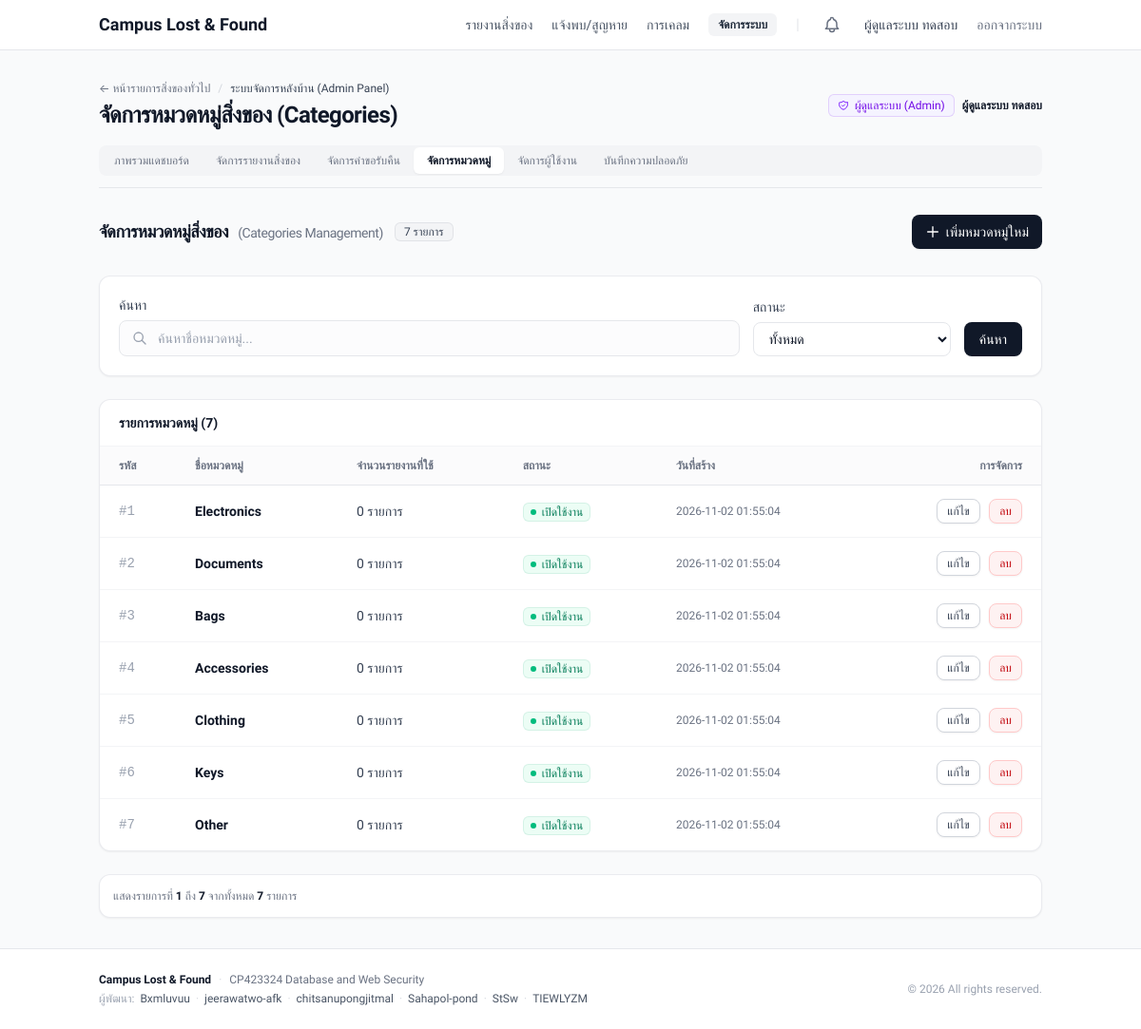
Screenshot of /admin/categories.php (signed in) with the database file from the repository.
### tables this page shows
CREATE TABLE `users` (
    `user_id` BIGINT UNSIGNED AUTO_INCREMENT PRIMARY KEY,
    `student_id` VARCHAR(50) NOT NULL UNIQUE,
    `full_name` VARCHAR(150) NOT NULL,
    `email` VARCHAR(255) NOT NULL UNIQUE,
    `phone` VARCHAR(30) NULL,
    `password_hash` VARCHAR(255) NOT NULL,
    `role` ENUM('student', 'staff', 'admin') NOT NULL DEFAULT 'student',
    `account_status` ENUM('active', 'inactive', 'suspended') NOT NULL DEFAULT 'active',
    `created_at` TIMESTAMP NOT NULL DEFAULT CURRENT_TIMESTAMP,
    `updated_at` TIMESTAMP NOT NULL DEFAULT CURRENT_TIMESTAMP ON UPDATE CURRENT_TIMESTAMP,
    INDEX `idx_users_role` (`role`),
    INDEX `idx_users_account_status` (`account_status`)
);

CREATE TABLE `categories` (
    `category_id` INT UNSIGNED AUTO_INCREMENT PRIMARY KEY,
    `category_name` VARCHAR(100) NOT NULL UNIQUE,
    `is_active` TINYINT(1) NOT NULL DEFAULT 1,
    `created_at` TIMESTAMP NOT NULL DEFAULT CURRENT_TIMESTAMP,
    INDEX `idx_categories_is_active` (`is_active`)
);

### app/helpers/auth.php (called while the page is built, shortened)
<?php
function is_authenticated(): bool
{
    return isset($_SESSION['user_id']) && is_int($_SESSION['user_id']);
}
function get_auth_user(): ?array
{
    return [
        'user_id' => $_SESSION['user_id'],
        'student_id' => $_SESSION['student_id'] ?? '',
        'full_name' => $_SESSION['full_name'] ?? '',
        'email' => $_SESSION['email'] ?? '',
        'role' => $_SESSION['role'] ?? 'student',
    ];
}
function get_auth_user_role(): ?string
{
    return is_authenticated() ? ($_SESSION['role'] ?? 'student') : null;
}
function has_auth_role(string $role): bool
{
    return get_auth_user_role() === $role;
}

### app/helpers/admin_authorization.php (called while the page is built, shortened)
<?php
function require_staff_or_admin_access(): array
{
    $userId = filter_var(
        $_SESSION['user_id'] ?? null,
        FILTER_VALIDATE_INT,
        ['options' => ['min_range' => 1]]
    );
    try {
        $db = get_db_connection();
        $statement = $db->prepare(
            'SELECT user_id, full_name, email, role, account_status FROM users WHERE user_id = ? LIMIT 1'
        );
        $statement->bind_param('i', $userId);
        $statement->execute();
        $user = $statement->get_result()->fetch_assoc();
    } catch (Throwable $error) {
        error_log('Staff/Admin authorization failed: ' . $error->getMessage());
        http_response_code(503);
        exit('Service temporarily unavailable.');
    }
    return [
        'user_id' => (int) $user['user_id'],
        'full_name' => (string) $user['full_name'],
        'email' => (string) $user['email'],
        'role' => (string) $user['role'],
        'account_status' => (string) $user['account_status'],
    ];
}
function require_admin_access(): array
{
    $user = require_staff_or_admin_access();
    return $user;
}

### public/admin/categories.php (the view, shortened to what this page needs)
<?php
require_once APP_PATH . '/helpers/admin_authorization.php';
$admin = require_admin_access();
$connection = get_db_connection();
$where_sql = '';
$where_types = '';
$where_params = [];
$items_per_page = 10;
$current_page = max(1, (int) ($_GET['page'] ?? 1));
$c_stmt = $connection->prepare('SELECT COUNT(*) AS total FROM categories c WHERE 1=1' . $where_sql);
$c_stmt->execute();
$total_items = (int) ($c_stmt->get_result()->fetch_assoc()['total'] ?? 0);
$total_pages = max(1, (int) ceil($total_items / $items_per_page));
$current_page = min($current_page, $total_pages);
$offset = ($current_page - 1) * $items_per_page;
$sql = 'SELECT c.category_id, c.category_name, c.is_active, c.created_at,
               COUNT(r.report_id) AS total_reports
        FROM categories c
        LEFT JOIN item_reports r ON r.category_id = c.category_id
        WHERE 1=1' . $where_sql . '
        GROUP BY c.category_id, c.category_name, c.is_active, c.created_at
        ORDER BY c.category_id ASC
        LIMIT ? OFFSET ?';
$types = $where_types . 'ii';
$params = array_merge($where_params, [$items_per_page, $offset]);
$stmt = $connection->prepare($sql);
$stmt->bind_param($types, ...$params);
$stmt->execute();
$categories = $stmt->get_result()->fetch_all(MYSQLI_ASSOC);
$active_admin_tab = 'categories';
$admin_page_heading = 'จัดการหมวดหมู่สิ่งของ (Categories)';
render_header('จัดการหมวดหมู่สิ่งของ - Campus Lost & Found System');
?>
<div class="space-y-6">
    <?php require APP_PATH . '/views/admin/components/nav.php'; ?>
    <?php
    require APP_PATH . '/views/admin/components/crud_header.php';
    ?>
    <div class="w-full sm:w-52">
        <label class="block text-xs sm:text-sm font-medium text-gray-700 mb-1.5">สถานะ</label>
        <select
            name="status"
            onchange="this.form.submit()"
            class="block w-full rounded-lg border border-gray-200 bg-white px-3 py-2 text-xs sm:text-sm text-gray-900 focus:border-gray-900 focus:outline-none transition"
        >
            <option value="">ทั้งหมด</option>
        </select>
    </div>
    <?php
    require APP_PATH . '/views/admin/components/crud_filter.php';
    ?>
    <div class="overflow-hidden rounded-xl border border-gray-200/80 bg-white shadow-xs">
        <div class="border-b border-gray-100 px-5 py-3.5 flex items-center justify-between">
            <h3 class="text-xs sm:text-sm font-semibold text-gray-900">
                รายการหมวดหมู่ (<?= number_format($total_items) ?>)
            </h3>
        </div>
        <div class="overflow-x-auto">
            <table class="min-w-full divide-y divide-gray-200 text-left text-xs sm:text-sm">
                <thead class="bg-gray-50/70 text-gray-500 font-medium text-xs">
                    <tr>
                        <th class="px-5 py-3 w-20">รหัส</th>
                        <th class="px-5 py-3">ชื่อหมวดหมู่</th>
                        <th class="px-5 py-3">จำนวนรายงานที่ใช้</th>
                        <th class="px-5 py-3">สถานะ</th>
                        <th class="px-5 py-3">วันที่สร้าง</th>
                        <th class="px-5 py-3 text-right">การจัดการ</th>
                    </tr>
                </thead>
                <tbody class="divide-y divide-gray-100">
                    <?php foreach ($categories as $cat): ?>
                        <tr class="transition hover:bg-gray-50/60">
                            <td class="px-5 py-3.5 font-mono text-gray-400 font-medium">#<?= (int) $cat['category_id'] ?></td>
                            <td class="px-5 py-3.5 font-semibold text-gray-900 text-sm">
                                <?= e($cat['category_name']) ?>
                            </td>
                            <td class="px-5 py-3.5">
                                <a href="/admin/reports.php?category_id=<?= (int) $cat['category_id'] ?>" class="font-medium text-gray-700 hover:text-gray-900 transition">
                                    <span><?= (int) $cat['total_reports'] ?></span> รายการ
                                </a>
                            </td>
                            <td class="px-5 py-3.5 whitespace-nowrap">
                                <?php if ((int) $cat['is_active'] === 1): ?>
                                    <span class="inline-flex items-center gap-1.5 rounded-md bg-emerald-50 px-2 py-0.5 text-xs font-medium text-emerald-700 ring-1 ring-inset ring-emerald-600/10">
                                        <span class="h-1.5 w-1.5 rounded-full bg-emerald-500"></span>
                                        เปิดใช้งาน
                                    </span>
                                <?php endif; ?>
                            </td>
                            <td class="px-5 py-3.5 whitespace-nowrap text-gray-500 text-xs"><?= e($cat['created_at']) ?></td>
                            <td class="px-5 py-3.5 text-right whitespace-nowrap space-x-1.5">
                                <button
                                    type="button"
                                    data-id="<?= (int) $cat['category_id'] ?>"
                                    data-name="<?= e($cat['category_name']) ?>"
                                    data-active="<?= (int) $cat['is_active'] ?>"
                                    onclick="editCategoryFromBtn(this)"
                                    class="rounded-lg border border-gray-300 bg-white px-2.5 py-1 text-xs font-medium text-gray-700 hover:bg-gray-50 transition shadow-xs cursor-pointer"
                                    title="แก้ไขข้อมูลหมวดหมู่"
                                >
                                    แก้ไข
                                </button>
                                <button
                                    type="button"
                                    data-id="<?= (int) $cat['category_id'] ?>"
                                    data-name="<?= e($cat['category_name']) ?>"
                                    data-reports="<?= (int) $cat['total_reports'] ?>"
                                    onclick="confirmDeleteCategoryFromBtn(this)"
                                    class="rounded-lg border border-red-200 bg-red-50 px-2.5 py-1 text-xs font-medium text-red-700 hover:bg-red-100 transition shadow-xs cursor-pointer"
                                    title="ลบหมวดหมู่"
                                >
                                    ลบ
                                </button>
                            </td>
                        </tr>
                    <?php endforeach; ?>
                </tbody>
            </table>
        </div>
    </div>
    <?php
    require APP_PATH . '/views/components/pagination.php';
    ?>
</div>

### app/views/components/navbar.php (shortened to what this page needs)
<header class="border-b border-gray-200 bg-white">
    <div class="mx-auto flex max-w-5xl items-center justify-between px-4 py-3">
        <a href="/reports/index.php" class="text-base sm:text-lg font-bold text-gray-900 hover:text-gray-700 transition">
            Campus Lost &amp; Found
        </a>
        <nav class="hidden md:flex md:items-center md:gap-5">
            <a href="/reports/index.php" class="text-xs sm:text-sm font-medium text-gray-600 hover:text-gray-900 transition">รายงานสิ่งของ</a>
            <a href="/reports/create.php" class="text-xs sm:text-sm font-medium text-gray-600 hover:text-gray-900 transition">แจ้งพบ/สูญหาย</a>
            <?php if (is_authenticated()): ?>
                <a href="/claims/index.php" class="text-xs sm:text-sm font-medium text-gray-600 hover:text-gray-900 transition">การเคลม</a>
            <?php endif; ?>
            <?php if (is_authenticated() && (has_auth_role('admin') || has_auth_role('staff'))): ?>
                <a href="/admin/index.php" class="inline-flex items-center gap-1.5 rounded-md bg-gray-100 px-2.5 py-1 text-xs font-semibold text-gray-800 hover:bg-gray-200 transition">
                    จัดการระบบ
                </a>
            <?php endif; ?>
            <span class="text-gray-200">|</span>
            <?php if (is_authenticated()): ?>
                <?php
                    $user = get_auth_user();
                ?>
                <a href="/notifications.php" class="relative inline-flex items-center text-gray-500 hover:text-gray-900 transition p-1" title="การแจ้งเตือน">
                </a>
                <a href="/auth/profile.php" class="text-xs sm:text-sm font-medium text-gray-700 hover:text-gray-900 transition">
                    <?= e($user['full_name']) ?>
                </a>
                <a href="/auth/logout.php" class="text-xs sm:text-sm font-medium text-gray-500 hover:text-rose-600 transition">ออกจากระบบ</a>
            <?php endif; ?>
        </nav>
    </div>
</header>

### app/views/admin/components/nav.php (shortened to what this page needs)
<?php
$current_tab = $active_admin_tab ?? 'dashboard';
$user_role = (string) ($_SESSION['role'] ?? 'guest');
$is_admin = $user_role === 'admin';
$nav_items = [
    'dashboard' => ['label' => 'ภาพรวมแดชบอร์ด', 'url' => '/admin/index.php'],
    'reports' => ['label' => 'จัดการรายงานสิ่งของ', 'url' => '/admin/reports.php'],
    'claims' => ['label' => 'จัดการคำขอรับคืน', 'url' => '/admin/claims.php'],
];
if ($is_admin) {
    $nav_items['categories'] = ['label' => 'จัดการหมวดหมู่', 'url' => '/admin/categories.php'];
    $nav_items['users'] = ['label' => 'จัดการผู้ใช้งาน', 'url' => '/admin/users.php'];
    $nav_items['logs'] = ['label' => 'บันทึกความปลอดภัย', 'url' => '/admin/logs.php'];
}
?>
<div class="border-b border-gray-200 pb-3">
    <div class="flex flex-col gap-3 sm:flex-row sm:items-center sm:justify-between">
        <div>
            <div class="flex items-center gap-2 text-xs text-gray-500">
                <a href="/reports/index.php" class="hover:text-gray-900 transition">&larr; หน้ารายการสิ่งของทั่วไป</a>
                <span class="text-gray-300">/</span>
                <span class="font-medium text-gray-700">
                    <?= $is_admin ? 'ระบบจัดการหลังบ้าน (Admin Panel)' : 'ระบบงานเจ้าหน้าที่ (Staff Operations)' ?>
                </span>
            </div>
            <h1 class="mt-1 text-2xl font-bold tracking-tight text-gray-900">
                <?= e($admin_page_heading ?? ($is_admin ? 'ระบบจัดการหลังบ้าน' : 'ระบบงานเจ้าหน้าที่')) ?>
            </h1>
        </div>
        <div class="flex items-center gap-2 text-xs">
            <?= render_role_badge($is_admin ? 'admin' : 'staff', true, true, 'py-1') ?>
            <span class="font-semibold text-gray-900"><?= e($_SESSION['full_name'] ?? 'ผู้ใช้งาน') ?></span>
        </div>
    </div>
    <div class="mt-4 flex items-center overflow-x-auto rounded-lg bg-gray-100 p-0.5 text-xs font-medium text-gray-600">
        <?php foreach ($nav_items as $key => $item): ?>
            <?php $is_active = $current_tab === $key; ?>
            <a
                href="<?= e($item['url']) ?>"
                class="rounded-md px-3.5 py-1.5 whitespace-nowrap transition <?= $is_active ? 'bg-white text-gray-900 shadow-xs font-semibold' : 'text-gray-500 hover:text-gray-900' ?>"
            >
                <?= e($item['label']) ?>
            </a>
        <?php endforeach; ?>
    </div>
</div>

### rows the page displays
users: full_name "ผู้ดูแลระบบ ทดสอบ"
categories: category_id "1", category_name "Electronics", total_reports "0", is_active 1 (drawn), created_at "2026-11-02 01:55:04"
categories: category_id "2", category_name "Documents", total_reports "0", is_active 1 (drawn), created_at "2026-11-02 01:55:04"
categories: category_id "3", category_name "Bags", total_reports "0", is_active 1 (drawn), created_at "2026-11-02 01:55:04"
categories: category_id "4", category_name "Accessories", total_reports "0", is_active 1 (drawn), created_at "2026-11-02 01:55:04"
categories: category_id "5", category_name "Clothing", total_reports "0", is_active 1 (drawn), created_at "2026-11-02 01:55:04"
categories: category_id "6", category_name "Keys", total_reports "0", is_active 1 (drawn), created_at "2026-11-02 01:55:04"
categories: category_id "7", category_name "Other", total_reports "0", is_active 1 (drawn), created_at "2026-11-02 01:55:04"

### other values shown
$admin_page_heading "จัดการหมวดหมู่สิ่งของ (Categories)"
$label "ผู้ดูแลระบบ (Admin)"
$item['label'] "ภาพรวมแดชบอร์ด"
$item['label'] "จัดการรายงานสิ่งของ"
$item['label'] "จัดการคำขอรับคืน"
$item['label'] "จัดการหมวดหมู่"
$item['label'] "จัดการผู้ใช้งาน"
$item['label'] "บันทึกความปลอดภัย"
$crud_title "จัดการหมวดหมู่สิ่งของ"
$crud_subtitle "Categories Management"
$crud_total "7"
$crud_create_label "เพิ่มหมวดหมู่ใหม่"
$total_items "7"
$start_item "1"
$end_item "7"
